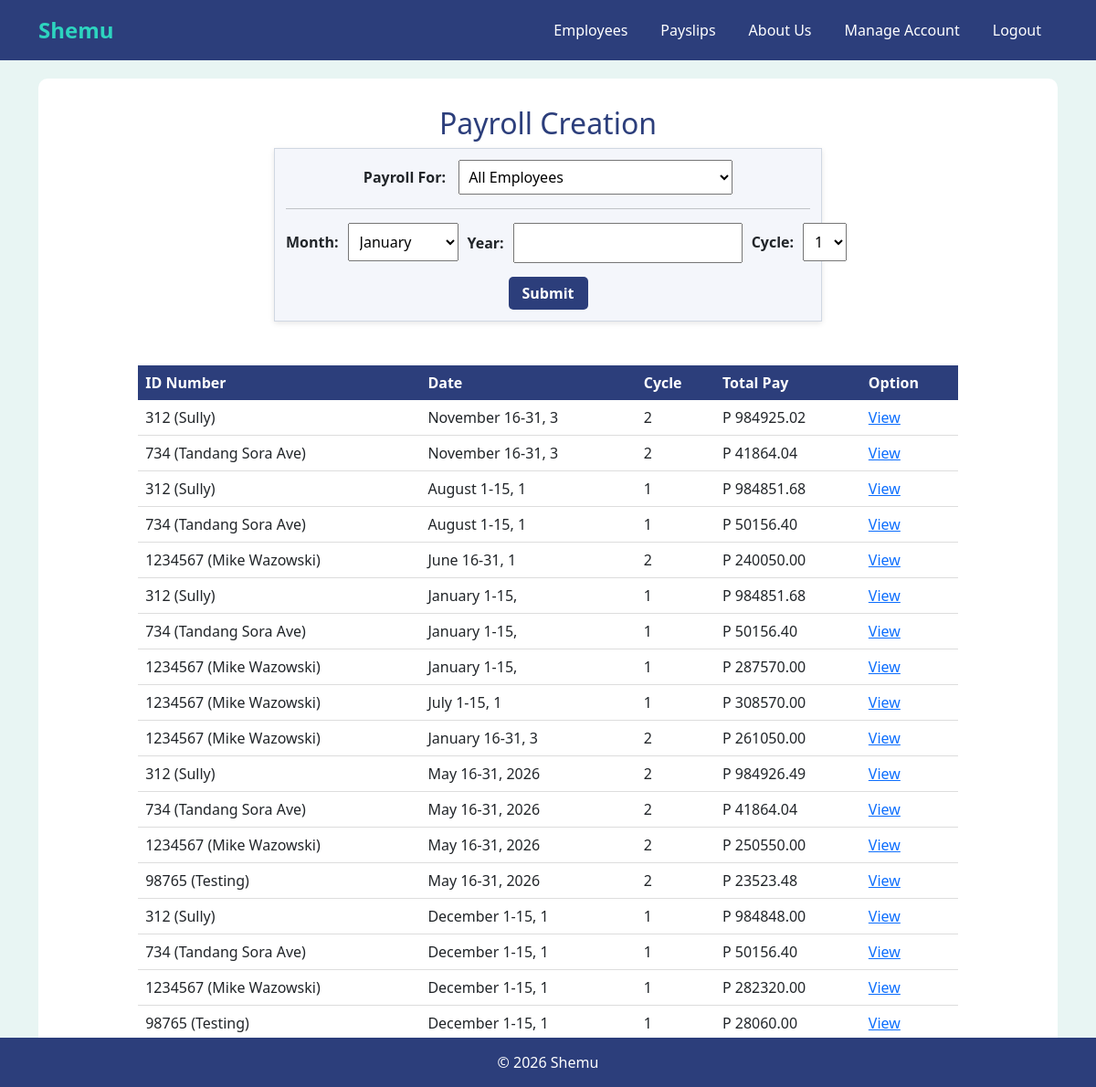
Page /payslips/2/ on the earlier database version.
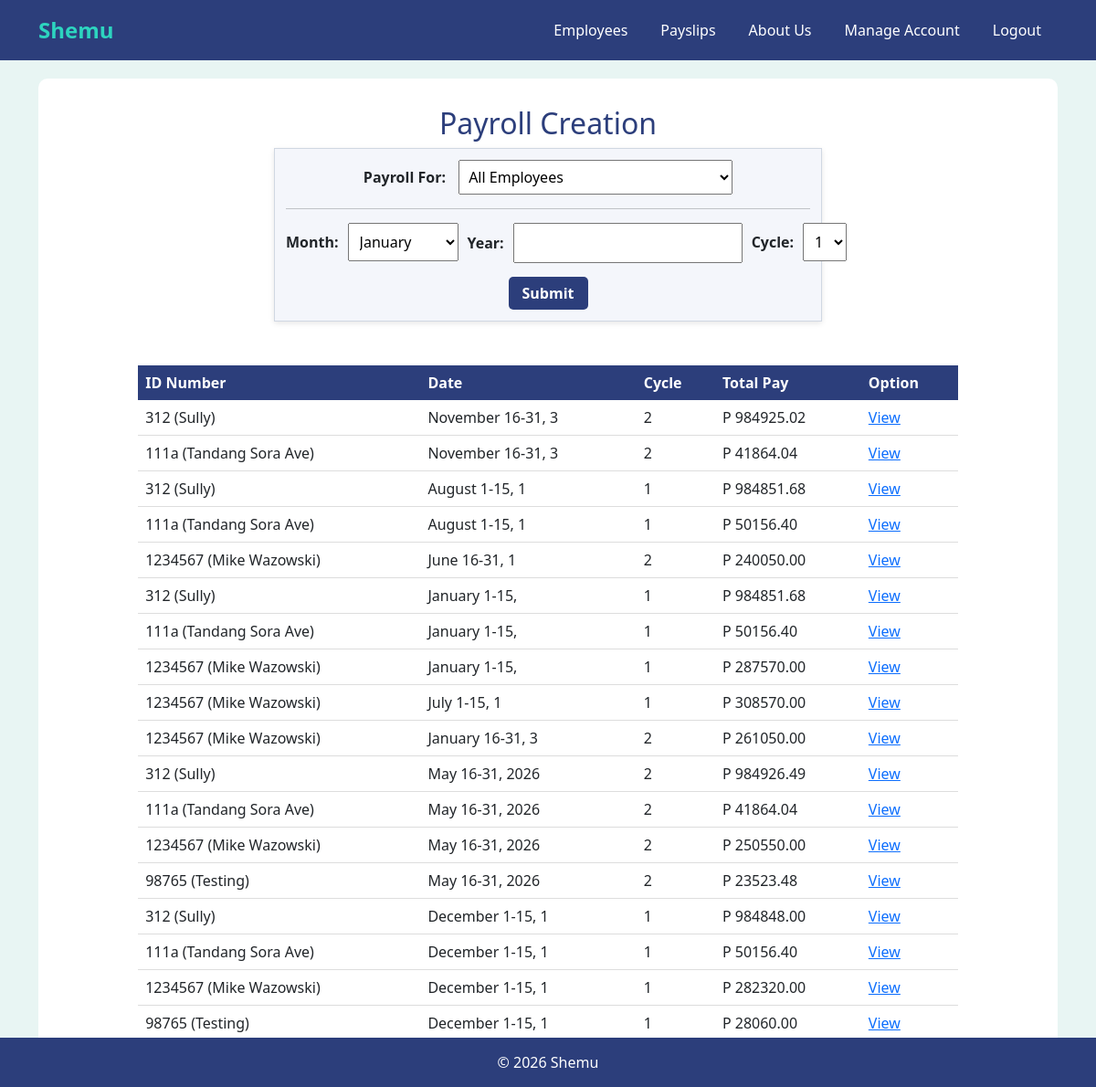
Same page on the later database version.
### shemuapp/models.py (models this page shows, shortened)
class Payslip(models.Model): #Payslip Attributes
    id_number = models.ForeignKey('Employee', on_delete=models.CASCADE, related_name='payslips')
    month = models.CharField(max_length=20)
    date_range = models.CharField(max_length=50)
    year = models.PositiveIntegerField(
        validators=[
            MinValueValidator(1),
            MaxValueValidator(9999)
        ],
        help_text="Enter a 4-digit year"
    )
    pay_cycle = models.IntegerField()
    rate = models.FloatField()
    earnings_allowance = models.FloatField(default=0)
    deductions_tax = models.FloatField(default=0)
    deductions_health = models.FloatField(default=0)
    pag_ibig = models.FloatField(default=0)
    sss = models.FloatField(default=0)
    overtime = models.FloatField(default=0)
    total_pay = models.FloatField()

class Employee(models.Model):
    name = models.CharField(max_length=300)
    id_number = models.CharField(max_length=300, unique=True)
    rate = models.DecimalField(max_digits=10, decimal_places=2)
    overtime_pay = models.DecimalField(max_digits=10, decimal_places=2,null=True, blank=True)
    allowance = models.DecimalField(max_digits=10, decimal_places=2, null=True, blank=True)

### shemuapp/views.py (the view, shortened to what this page needs)
# urls.py: path('payslips/', views.payslips, name='payslips'),
def payslips(request, pk):
    account = get_object_or_404(Account, pk=pk)
    all_employees = Employee.objects.all()
    all_payslips = Payslip.objects.all()
    months = ['January', 'February', 'March',
              'April', 'May', 'June',
              'July', 'August', 'September',
              'October', 'November', 'December']
    return render(request, 'payslips.html', {
        'employees': all_employees,
        'payslips': all_payslips,
        'months': months,
        'pk': pk,
        'current_user': account.getUsername()
    })

### shemuapp/models.py (called while the page is built)
    def getUsername(self):
        return self.username

### shemuapp/templates/payslips.html (shortened to what the changed rows need)
{% extends 'base.html' %}
{% block content %}
<div style="text-align:center;">
    <h2>Payroll Creation</h2>
    <br><br>
    <table cellpadding="8" style="
        margin:auto;
        border-collapse:collapse;
        width:85%;
        background-color:white;">
        <tr style="
            background-color:#2c3e7b;
            color:white;">
            <th>ID Number</th>
            <th>Date</th>
            <th>Cycle</th>
            <th>Total Pay</th>
            <th>Option</th>
        </tr>
        {% for payslip in payslips %}
        <tr style="
            background-color:white;
            border-bottom:1px solid #ddd;">
            <td>{{ payslip.id_number.id_number }} ({{ payslip.id_number.name }})</td>
            <td>
                {{ payslip.month }}
                {{ payslip.date_range }},
                {{ payslip.year }}
            </td>
            <td>{{ payslip.pay_cycle }}</td>
            <td>P {{ payslip.total_pay|floatformat:2 }}</td>
            <td>
                <a href="{% url 'view_payslip' pk=pk payslip_id=payslip.id %}"> View </a>
            </td>
        </tr>
        {% endfor %}
    </table>
</div>
{% endblock %}

Differences in the rows shown:
changed through a linked row, Payslip (number 2 of 18 on the later page): id_number.id_number "734" → "111a"
changed through a linked row, Payslip (number 4 of 18 on the later page): id_number.id_number "734" → "111a"
changed through a linked row, Payslip (number 7 of 18 on the later page): id_number.id_number "734" → "111a"
changed through a linked row, Payslip (number 12 of 18 on the later page): id_number.id_number "734" → "111a"
changed through a linked row, Payslip (number 16 of 18 on the later page): id_number.id_number "734" → "111a"
